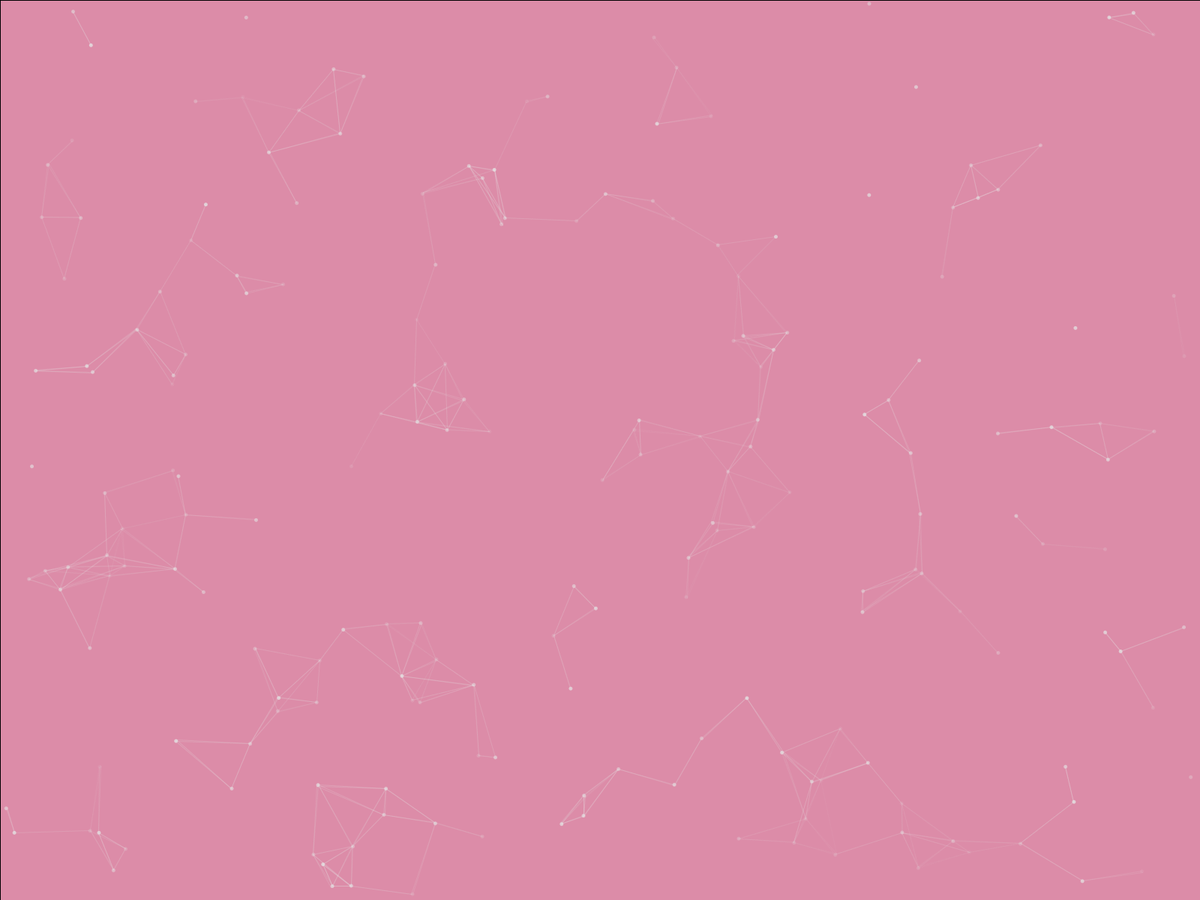
Frame 1 (no input)
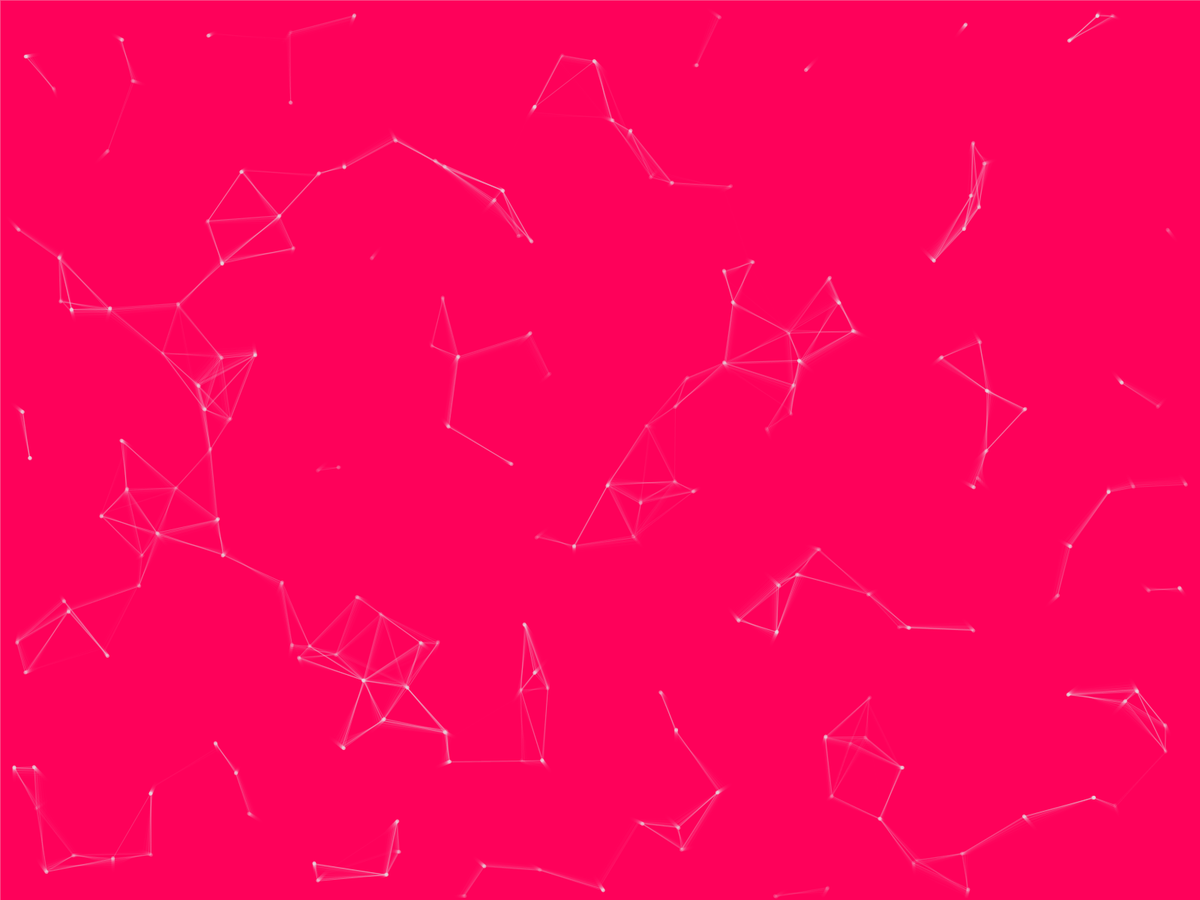
Frame 60 (the mouse pressed at the canvas centre just before this capture)
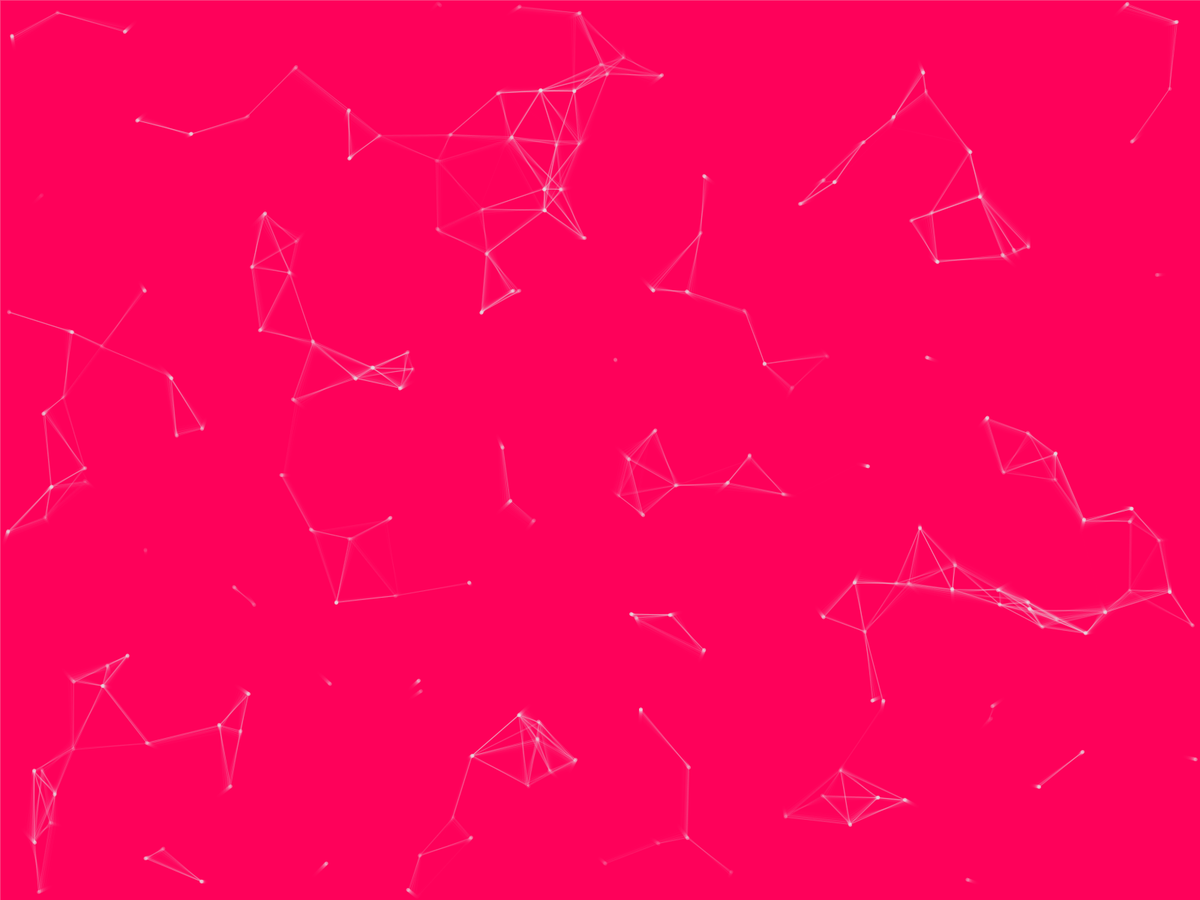
Frame 120 (the mouse held since frame 60 and released just before this capture)

The Processing sketch that drew these frames (run headless with seeded random() and noise(); from frame 60 on, the mouse is pressed at the canvas centre):

// Processing sketch: build
// ── build.pde
// Processing Workshop - Intro to Procedural Graphics
// Prayash Thapa
// October 18, 2016

// Initialize our empty particle system
ArrayList<Particle> particles = new ArrayList();

// ************************************************************************************

void setup() {
  // Define a window size or go full screen!
  // size(800, 600);
  fullScreen();

  // Create new particles and add them to the system
  for (int i = 0; i < 200; i++) particles.add(new Particle());
}

// ************************************************************************************

void draw() {
  // Use an opaque rectangle to add a smooth fading effect
  fill(#ff005a, 80);
  rect(0, 0, width, height);

  // Render all particles!
  for (Particle p : particles) p.render();
}

// ************************************************************************************

// Particle blueprint
class Particle {

  // Parameters used to draw and animate the particles
  PVector position, velocity;
  float radius = 5;
  float mult = 1.5;
  float opacity;

  // Constructor - code that runs on initialization of the objects
  Particle() {
    position = new PVector(random(radius, width - radius), random(radius, height - radius));
    velocity = new PVector(mult * cos(random(TWO_PI)), mult * sin(random(TWO_PI)));
    opacity = random(5, 50);
  }

  // Logic update (physics & boundary checking)
  void update() {
    position.add(velocity);
    if (position.x < radius || position.x >= width - radius) velocity.x *= -1;
    if (position.y < radius || position.y >= height - radius) velocity.y *= -1;
  }

  // Actual render/drawing of the particles
  void render() {
    update();
    fill(#e4e4e4, opacity * 4); noStroke();
    ellipse(position.x, position.y, radius, radius);

    // Iterate through ALL other particles in the system
    for (int i = 1; i < particles.size(); i++) {
      Particle p2 = particles.get(i);

      // Calculate distance from current node to every other
      float dist = PVector.dist(position, p2.position);

      // Only draw connection if certain distance between nodes
      if (dist > 20 && dist < 100) {
        // Calculate average opacity between the two nodes and draw the connection out!
        float t = (opacity + p2.opacity) / 1.5;
        stroke(#e4e4e4, t); strokeWeight(1);
        line(position.x, position.y, p2.position.x, p2.position.y);
      }
    }
  }
}

// ************************************************************************************

// A simple reset using mouse click!
void mousePressed() {
  particles.clear();
  setup();
}
